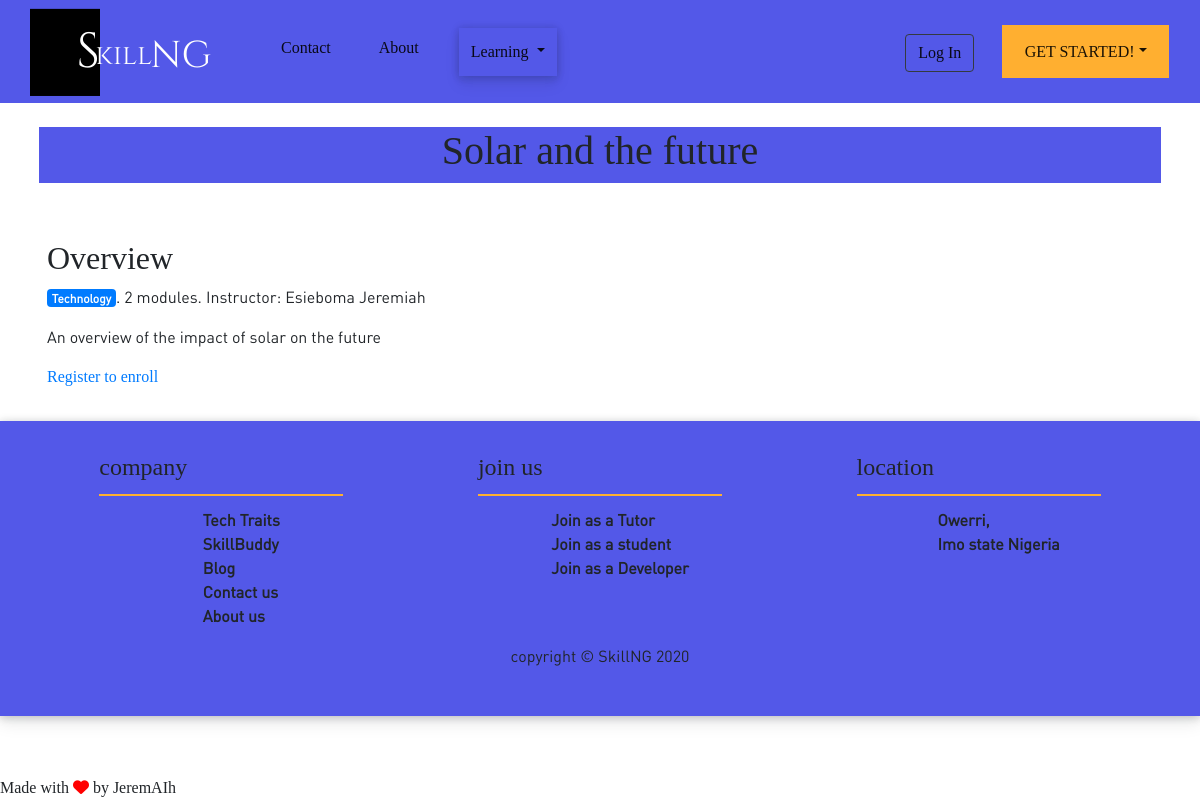
Screenshot of /course/solar-and-future/ with the database file from the repository.
### courses/models.py (models this page shows, shortened)
class Course(models.Model):
    owner = models.ForeignKey(User, on_delete=models.CASCADE)
    subject = models.ForeignKey(
        Subject, on_delete=models.CASCADE, related_name='courses')
    title = models.CharField(max_length=200)
    slug = models.SlugField(max_length=200, unique=True)
    overview = models.TextField()
    created = models.DateTimeField(auto_now_add=True)
    students = models.ManyToManyField(
        User, related_name='courses_joined', blank=True)
    flyer_img = models.ImageField(
        upload_to='images', default='images/default.png', null=True, blank=True)
    class Meta:
        ordering = ['-created']

class Subject(models.Model):
    title = models.CharField(max_length=200)
    slug = models.SlugField(max_length=200, unique=True)
    class Meta:
        ordering = ['title']

### courses/views.py (the view)
# urls.py: path('<slug:slug>/', views.CourseDetailView.as_view(), name='course_detail'),
class CourseDetailView(DetailView):
    model = Course
    template_name = 'course/detail.html'
    def get_context_data(self, **kwargs):
        context = super().get_context_data(**kwargs)
        context['enroll_form'] = CourseEnrollForm(
            initial={'course': self.object})
        return context

### courses/templates/course/detail.html
{% extends "base.html" %} {% block title %} {{ object.title }} {% endblock %}
{%block content %}
<div class="container">
  {% with subject=object.subject %}
  <div class="page-title">
    <h1>
      {{ object.title }}
    </h1>
  </div>
  <div class="module">
    <h2>Overview</h2>
    <p>
      <a
        class="badge badge-primary"
        href="{% url 'course_list_subject' subject.slug %}"
      >
        {{ subject.title }}</a
      >. {{ object.modules.count }} modules. Instructor:
      {{object.owner.get_full_name }}
    </p>
    {{ object.overview|linebreaks }} {% if request.user.is_authenticated %}
    <form action="{% url 'student_enroll_course' %}" method="post">
      {{ enroll_form }} {% csrf_token %}
      <input type="submit" value="Enroll now" />
    </form>
    {% else %}
    <a href="{% url 'student_registration' %}" class="button">
      Register to enroll
    </a>
    {% endif %}
  </div>
  {% endwith %}
</div>
{% endblock %}

### static/css/base.css (style rules this page uses)
body { font-family: DIN_Bold; }
p { font-family: DIN_Regular; }
@media (min-width: 1200px) { .container { max-width: 1200px; } }
.page-title { display: flex; justify-content: center; margin: 1.5em; background-color: #5358e8; }
.module { display: flex; flex-direction: column; justify-content: space-evenly; padding: 2em; }

### rows the page displays
Course: title "Solar and the future", modules.count "2", owner.get_full_name "Esieboma Jeremiah", overview "An overview of the impact of solar on the future"
Subject: title "Technology"
